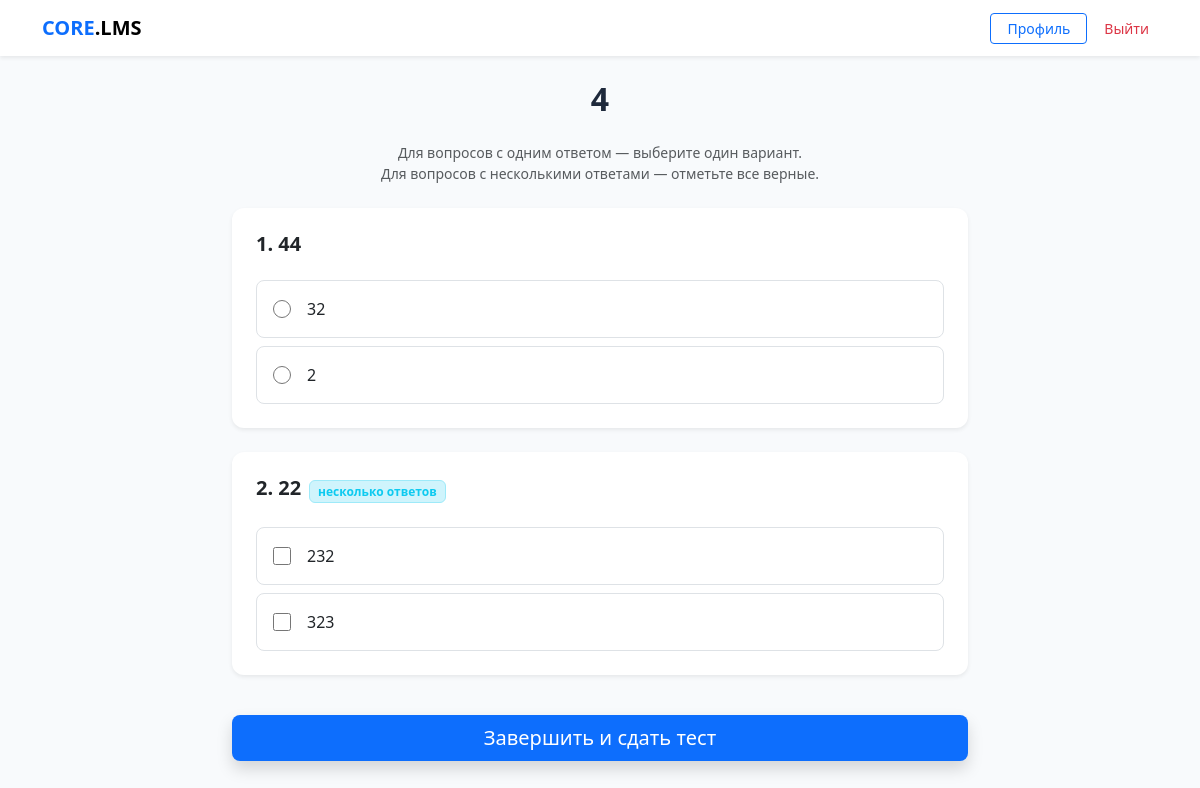
The app's page /quiz/21/take/ (signed in) with its own data.
### core/models.py (models this page shows, shortened)
class Quiz(models.Model):
    course = models.ForeignKey(Course, on_delete=models.CASCADE, related_name='quizzes')
    title = models.CharField(max_length=255)
    max_attempts = models.PositiveIntegerField(
        default=0,
        help_text='0 — неограниченное количество попыток'
    )
    shuffle_questions = models.BooleanField(
        default=False,
        help_text='Перемешивать вопросы случайно для каждого студента'
    )
    time_limit_minutes = models.PositiveIntegerField(
        null=True, blank=True,
        help_text='Ограничение по времени в минутах. Пусто — без ограничений.'
    )
    available_from = models.DateTimeField(null=True, blank=True,
        help_text='Дата открытия теста. Пусто — доступен сразу.')
    available_until = models.DateTimeField(null=True, blank=True,
        help_text='Дата закрытия теста. Пусто — бессрочно.')
    def is_open(self):
        from django.utils import timezone
        now = timezone.now()
        if self.available_from and now < self.available_from:
            return False
        if self.available_until and now > self.available_until:
            return False
        return True

class Question(models.Model):
    quiz = models.ForeignKey(Quiz, on_delete=models.CASCADE, related_name='questions')
    text = models.TextField()
    is_multiple = models.BooleanField(
        default=False,
        help_text='Несколько правильных ответов (checkbox вместо radio)'
    )
    order = models.PositiveIntegerField(default=0)
    class Meta:
        ordering = ['order', 'id']

class Choice(models.Model):
    question = models.ForeignKey(Question, on_delete=models.CASCADE, related_name='choices')
    text = models.CharField(max_length=255)
    is_correct = models.BooleanField(default=False)

### core/views.py (the view, shortened to what this page needs)
# urls.py: path('quiz/<int:quiz_id>/take/', views.take_quiz, name='take_quiz'),
@login_required
def take_quiz(request, quiz_id):
    quiz = get_object_or_404(Quiz, id=quiz_id)
    attempts_used = StudentResult.objects.filter(
        student=request.user, quiz=quiz).count()
    blocked = quiz.max_attempts > 0 and attempts_used >= quiz.max_attempts
    attempts_left = None
    if quiz.max_attempts > 0:
        attempts_left = max(0, quiz.max_attempts - attempts_used)
    questions = list(quiz.questions.prefetch_related('choices').all())
    if quiz.shuffle_questions:
        random.shuffle(questions)
    for q in questions:
        q.shuffled_choices = list(q.choices.all())
        random.shuffle(q.shuffled_choices)
    best_result = StudentResult.objects.filter(
        student=request.user, quiz=quiz).order_by('-score').first()
    return render(request, 'core/take_quiz.html', {
        'quiz': quiz,
        'questions': questions,
        'blocked': blocked,
        'attempts_used': attempts_used,
        'attempts_left': attempts_left,
        'best_result': best_result,
    })

### core/templates/core/take_quiz.html (shortened to what this page needs)
{% extends "core/base.html" %}
{% block content %}
<div class="row justify-content-center">
    <div class="col-md-8">
        <div class="text-center mb-4">
            <h2 class="fw-bold">{{ quiz.title }}</h2>
        </div>
        {% if blocked %}
        <div class="card border-0 shadow-sm text-center p-5">
            <div class="mb-4">
                <div class="d-inline-flex align-items-center justify-content-center bg-danger-subtle rounded-circle"
                     style="width:80px;height:80px;">
                    <i class="bi bi-lock-fill text-danger fs-2"></i>
                </div>
            </div>
            <h4 class="fw-bold mb-2">Попытки исчерпаны</h4>
            <p class="text-muted mb-1">
                Вы использовали все {{ quiz.max_attempts }}
                {% if quiz.max_attempts == 1 %}попытку
                {% elif quiz.max_attempts < 5 %}попытки
                {% else %}попыток{% endif %}.
            </p>
            {% if best_result %}
            <p class="text-muted mb-4">
                Лучший результат:
                <strong class="text-primary fs-5">{{ best_result.score }}</strong>
                из {{ best_result.max_score }}
            </p>
            {% endif %}
            <a href="javascript:history.back()" class="btn btn-primary px-4">← Вернуться к курсу</a>
        </div>
        {% else %}
        <p class="text-muted text-center small mb-4">
            Для вопросов с одним ответом — выберите один вариант.<br>
            Для вопросов с несколькими ответами — отметьте все верные.
        </p>
        <form method="post" id="quiz-form">
            {% for question in questions %}
            <div class="card mb-4 border-0 shadow-sm">
                <div class="card-body p-4">
                    <div class="d-flex align-items-start gap-2 mb-4">
                        <h5 class="fw-bold mb-0">{{ forloop.counter }}. {{ question.text }}</h5>
                        {% if question.is_multiple %}
                        <span class="badge bg-info-subtle text-info border border-info-subtle flex-shrink-0 mt-1">
                            несколько ответов
                        </span>
                        {% endif %}
                    </div>
                    <div class="d-flex flex-column gap-2">
                        {% for choice in question.shuffled_choices %}
                            {% if question.is_multiple %}
                            <label class="choice-label choice-checkbox d-flex align-items-center gap-3 p-3 border rounded-3"
                                   for="c_{{ choice.id }}">
                                <input type="checkbox"
                                       name="question_{{ question.id }}"
                                       id="c_{{ choice.id }}"
                                       value="{{ choice.id }}"
                                       class="choice-input-check"
                                       style="width:18px;height:18px;flex-shrink:0;accent-color:#0d6efd;cursor:pointer;">
                                <span>{{ choice.text }}</span>
                            </label>
                            {% else %}
                            <label class="choice-label choice-radio d-flex align-items-center gap-3 p-3 border rounded-3"
                                   for="c_{{ choice.id }}">
                                <input type="radio"
                                       name="question_{{ question.id }}"
                                       id="c_{{ choice.id }}"
                                       value="{{ choice.id }}"
                                       class="choice-input-radio"
                                       style="width:18px;height:18px;flex-shrink:0;accent-color:#0d6efd;cursor:pointer;"
                                       required>
                                <span>{{ choice.text }}</span>
                            </label>
                            {% endif %}
                        {% endfor %}
                    </div>
                </div>
            </div>
            {% endfor %}
            <button type="submit" class="btn btn-primary btn-lg w-100 mt-3 shadow">
                Завершить и сдать тест
            </button>
        </form>
        {% endif %}
    </div>
</div>
{% endblock %}

### core/templates/core/base.html (style rules this page uses)
:root { --bg-body: #f8fafc; --bg-card: #ffffff; --border-color: #e2e8f0; --accent: #0d6efd; --text-main: #1e293b; }
body { background-color: var(--bg-body); color: var(--text-main); font-family: 'Segoe UI', system-ui, sans-serif; }
input, textarea, select, .form-control { background-color: #ffffff !important; color: #1e293b !important; border: 1px solid var(--border-color) !important; border-radius: 8px !important; }
.card { background-color: var(--bg-card); border: 0; border-radius: 12px; box-shadow: 0 1px 3px rgba(0,0,0,0.05); }
.btn-primary { background-color: var(--accent); border: none; border-radius: 8px; }

### core/templates/core/take_quiz.html (style rules this page uses)
.choice-label { cursor: pointer; background: #fff; transition: all .15s ease; user-select: none; }

### records on screen
Quiz: title "4"
Question: text "44"
Choice: text "32"
Choice: text "2"
Question: text "22", is_multiple "несколько ответов"
Choice: text "232"
Choice: text "323"
